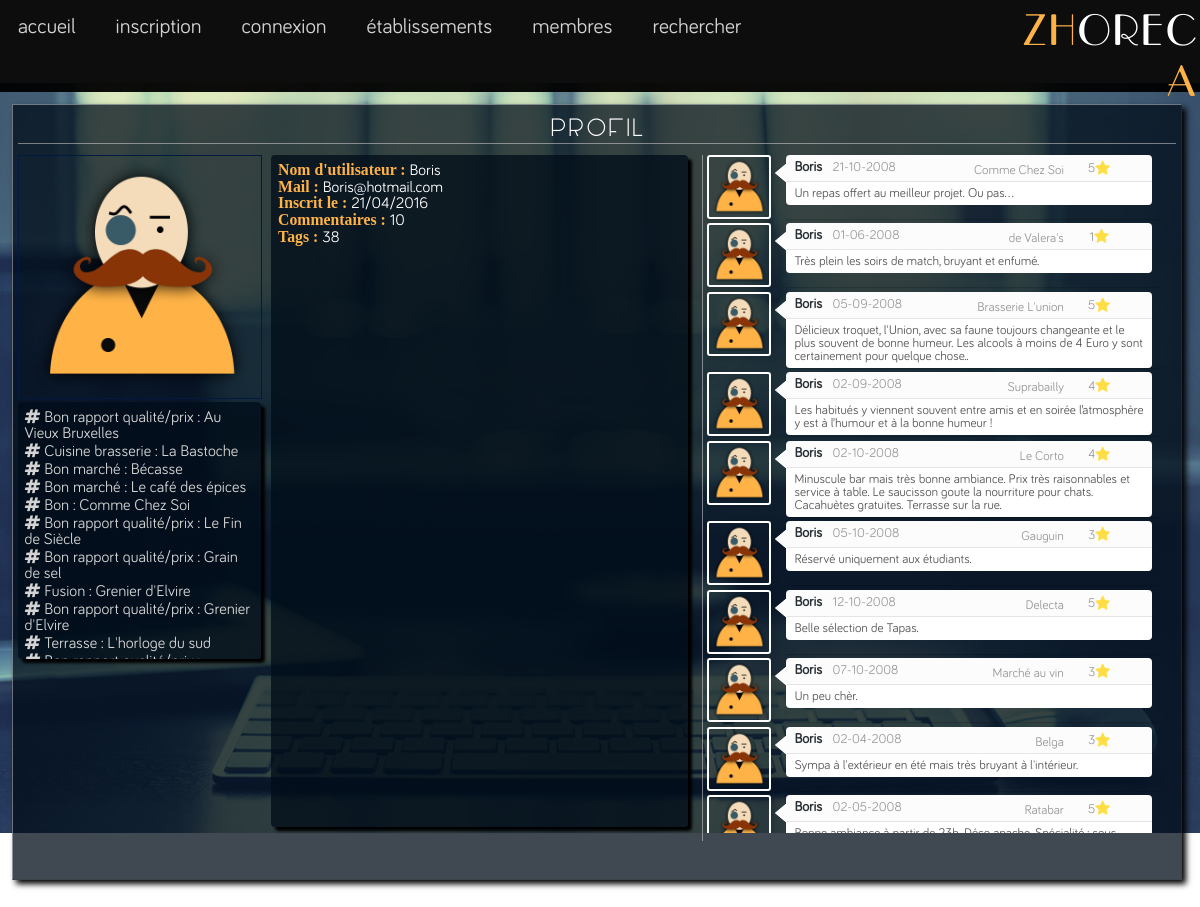
Screenshot of /fiche-membre.php?userID=2 with the database file from the repository.
### tables this page shows
CREATE TABLE `User` (
  `UserID` int(11) NOT NULL,
  `Nickname` varchar(30) NOT NULL,
  `Mail` varchar(50) NOT NULL,
  `Password` varchar(255) NOT NULL,
  `RegisterDate` date NOT NULL,
  `Pic` varchar(255) DEFAULT 'view/pic/dango.png'
);

CREATE TABLE `Tag` (
  `TagID` int(11) NOT NULL,
  `UserID` int(11) NOT NULL,
  `EstabID` int(11) NOT NULL,
  `Name` varchar(30) NOT NULL
);

CREATE TABLE `Establishment` (
  `EstabID` int(11) NOT NULL,
  `Name` varchar(30) NOT NULL,
  `AdStreet` varchar(30) NOT NULL,
  `AdNum` int(11) NOT NULL,
  `AdZip` int(11) NOT NULL,
  `AdCity` varchar(15) NOT NULL,
  `AdLongitude` float NOT NULL,
  `AdLatitude` float NOT NULL,
  `Tel` varchar(15) NOT NULL,
  `SiteLink` varchar(255) DEFAULT NULL,
  `CreationDate` date NOT NULL,
  `CreatorNickname` varchar(30) NOT NULL,
  `Pic` varchar(255) NOT NULL DEFAULT 'view/pic/house.jpg'
);

CREATE TABLE `Comment` (
  `CommentID` int(11) NOT NULL,
  `UserID` int(11) NOT NULL,
  `EstabID` int(11) NOT NULL,
  `ComDate` datetime NOT NULL,
  `ComScore` int(11) NOT NULL,
  `ComText` text NOT NULL,
  `Thumb` int(11) NOT NULL DEFAULT '0'
);

### controller/fiche-membre.php (called while the page is built, shortened)
<?php
include_once('model/class.Admin.php');
include_once('model/class.Tag.php');
include_once('model/class.Comment.php');
$comment = new Comment($db);
$tag = new Tag($db);
$user = new Admin($db);
if (isset($_GET['userID'])) {
	$ficheMembre = $user->getMembre($_GET['userID']);
	$ficheTag = $tag->getTagsMembre($_GET['userID']);
	$counterTag = $tag->getNumberTag($_GET['userID']);
	$ficheComment = $comment->getMembreComments($_GET['userID']);
	$counterComment = $comment->getNumberComment($_GET['userID']);
}
else {
	$error[] = "Erreur.";
}
include("view/fiche-membre.php");

### model/class.Admin.php (called while the page is built, shortened)
<?php
include_once('class.User.php');
class Admin extends User {
	public function __construct(PDO $db) {
		$this->db = $db;
	}
}

### model/class.User.php (called while the page is built, shortened)
<?php
class User
{
	protected $db;
	public function getMembre($userID) {
		$req = $this->db->prepare('SELECT * FROM User WHERE UserID=? ORDER BY UserID ');
		$req->execute(array($userID));
        $row = $req->fetch();
        return $row;
	}
}

### model/class.Tag.php (called while the page is built, shortened)
<?php
class Tag {
	protected $db;
	public function __construct(PDO $db) {
		$this->db = $db;
	}
	public function getTagsMembre ($userID) {
		$req = $this->db->prepare('SELECT t.Name tName, e.Name eName, e.EstabID eEstabID FROM Tag t, Establishment e, User u WHERE t.EstabID = e.EstabID AND t.UserID = u.UserID AND t.UserID = ? ORDER BY TagID DESC');
		$req->execute(array($userID));
        $rows = $req->fetchAll();
        return $rows;
	}
	public function getNumberTag($userID) {
		$req = $this->db->prepare('SELECT COUNT(TagID) as counter FROM Tag t, User u WHERE t.UserID = u.UserID AND t.UserID = ?');
		$req->execute(array($userID));
        $row = $req->fetch();
        return $row;
	}
}

### model/class.Comment.php (called while the page is built, shortened)
<?php
class Comment {
	protected $db;
	public function __construct(PDO $db) {
		$this->db = $db;
	}
	public function getMembreComments($userID) {
		$req = $this->db->prepare('SELECT * FROM Comment c WHERE c.UserID = ?  ORDER BY CommentID DESC');
		$req->execute(array($userID));
        $rows = $req->fetchAll();
        return $rows;
	}
	public function getEstabComment ($commentID) {
		$req = $this->db->prepare('SELECT * FROM Comment c, Establishment e WHERE c.EstabID = e.EstabID AND c.CommentID = ? ORDER BY CommentID DESC');
		$req->execute(array($commentID));
        $row = $req->fetch();
        return $row;
	}
	public function getNumberComment($userID) {
		$req = $this->db->prepare('SELECT COUNT(CommentID) as counter FROM Comment c, User u WHERE c.UserID = u.UserID AND c.UserID = ?');
		$req->execute(array($userID));
        $row = $req->fetch();
        return $row;
	}
}

### view/fiche-membre.php (the view, shortened to what this page needs)
<?php include("main-head.php");?>
<body>
    <?php include("main-header.php");?>
    <section class="s-etablissements">
        <article class="fiche-membre">
            <div class="a-header">
                <h2 class="titre">Profil</h2>
                <div class="fiche-container">
                    <div class="pictaginfos visit">
                        <div class="pictag">
                            <img src="<?php echo $ficheMembre['Pic']; ?>" />
                            <div class="tags visit">
                                <?php foreach ($ficheTag as $ftag) {?>
                                    <p class="poids">
                                        <a href="fiche-etabl.php?estabID=<?php echo $ftag['eEstabID'];?>">
                                        <i class="fa fa-hashtag"></i>
                                        <?php echo $ftag['tName'];?> <span>: <?php echo $ftag['eName'];?></span></a>
                                    </p>
                                <?php }?>
                            </div>
                        </div>
                        <div class="infos visit">
                            <ul style="font-size: 1.125em;">
                                <li><span>Nom d'utilisateur : </span><?php echo $ficheMembre['Nickname'];?></li>
                                <li><span>Mail : </span><?php echo $ficheMembre['Mail'];?></li>
                                <li><span>Inscrit le : </span><?php echo date('d/m/Y',strtotime($ficheMembre['RegisterDate']));?></li>
                                <li><span>Commentaires : </span><?php echo $counterComment['counter'];?></li>
                                <li><span>Tags : </span><?php echo $counterTag['counter'];?></li>
                            </ul>
                        </div>
                    </div>
                    <div class="comments">
                        <ul class="comments-list">
                            <?php foreach ($ficheComment as $fcomment) {
                                $estabComment = $comment->getEstabComment($fcomment['CommentID']);?>
                            <li>
                                <div class="comment-main-level">
                                    <div class="comment-avatar"><img src="<?php echo $ficheMembre['Pic']; ?>" alt=""></div>
                                    <div class="comment-box">
                                        <div class="comment-head">
                                            <h6 class="comment-name"><a href="fiche-membre.php?userID=<?php echo $ficheMembre['UserID'];?>"><?php echo $ficheMembre['Nickname'];?></a></h6>
                                            <span class="c-date"><?php echo date('d-m-Y',strtotime($fcomment['ComDate']))?></span>
                                            <a href="fiche-etabl.php?estabID=<?php echo $estabComment['EstabID']; ?>">
                                            <span><?php echo $estabComment['Name'];?></span></a>
                                            <div class="thumbs">
                                                <span><?php echo $fcomment['ComScore'];?></span>
                                                <i class="fa fa-star"></i>
                                            </div>
                                        </div>
                                        <div class="comment-content">
                                            <?php echo $fcomment['ComText'];?>
                                        </div>
                                    </div>
                                </div>
                            </li>
                            <?php }?>
                        </ul>
                    </div>
                </div>
            </article>
        </section>
    </body>
    </html>

### view/master.css (style rules this page uses)
* { white-space: -moz-pre-wrap; white-space: -webkit-pre-wrap; white-space: -pre-wrap; white-space: -o-pre-wrap; word-wrap: break-word; }
html, body { margin: 0; padding: 0; border: 0; }
body { font: 1em/1.25 Arial, Helvetica, sans-serif; }
h1, h2, h3, h4, h5, h6 { margin: 0; padding: 0; font-weight: normal; font-family: Arial, Helvetica, sans-serif; }
p, th, td, li, dd, dt, ul, ol, blockquote, q, acronym, abbr, a, input, select, textarea { margin: 0; padding: 0; }
a, a:link, a:visited, a:active, a:hover { text-decoration: underline; }
img { border: none; }
html, body, div, span, applet, object, iframe, h1, h2, h3, h4, h5, h6, p, blockquote, pre, a, abbr, acronym, address, big, cite, code, del, dfn, em, img, ins, kbd, q, s, samp, small, strike, strong, sub, sup, tt, var, b, u, i, center, dl, dt, dd, ol, ul, li, fieldset, form, label, legend, table, caption, tbody, tfoot, thead, tr, th, td, article, aside, canvas, details, embed, figure, figcaption, footer, header, hgroup, menu, nav, output, ruby, section, summary, time, mark, audio, video { margin: 0; padding: 0; border: 0; font-size: 100%; font: inherit; vertical-align: baseline; }
article, aside, details, figcaption, figure, footer, header, hgroup, menu, nav, section { display: block; }
body { line-height: 1; }
ol, ul { list-style: none; }

### rows the page displays
user: Pic (picture), Nickname "Boris", Mail "Boris@hotmail.com", RegisterDate "21/04/2016"
tag: Name "Bon rapport qualité/prix", EstabID.Name "Au Vieux Bruxelles"
tag: Name "Cuisine brasserie", EstabID.Name "La Bastoche"
tag: Name "Bon marché", EstabID.Name "Bécasse"
tag: Name "Bon marché", EstabID.Name "Le café des épices"
tag: Name "Bon", EstabID.Name "Comme Chez Soi"
tag: Name "Bon rapport qualité/prix", EstabID.Name "Le Fin de Siècle"
tag: Name "Bon rapport qualité/prix", EstabID.Name "Grain de sel"
tag: Name "Fusion", EstabID.Name "Grenier d'Elvire"
tag: Name "Bon rapport qualité/prix", EstabID.Name "Grenier d'Elvire"
tag: Name "Terrasse", EstabID.Name "L'horloge du sud"
comment: UserID.Pic (picture), UserID.Nickname "Boris", ComDate "21-10-2008", EstabID.Name "Comme Chez Soi", ComScore "5", ComText "Un repas offert au meilleur projet. Ou pas..."
comment: UserID.Pic (picture), UserID.Nickname "Boris", ComDate "01-06-2008", EstabID.Name "de Valera's", ComScore "1", ComText "Très plein les soirs de match, bruyant et enfumé."
comment: UserID.Pic (picture), UserID.Nickname "Boris", ComDate "05-09-2008", EstabID.Name "Brasserie L'union", ComScore "5", ComText "Délicieux troquet, l'Union, avec sa faune toujours changeante et le plus souvent de bonne humeur. Les alcools à moins de 4 Euro y sont certainement pour quelque chose.."
comment: UserID.Pic (picture), UserID.Nickname "Boris", ComDate "02-09-2008", EstabID.Name "Suprabailly", ComScore "4", ComText "Les habitués y viennent souvent entre amis et en soirée l’atmosphère y est à l’humour et à la bonne humeur !"
comment: UserID.Pic (picture), UserID.Nickname "Boris", ComDate "02-10-2008", EstabID.Name "Le Corto", ComScore "4", ComText "Minuscule bar mais très bonne ambiance. Prix très raisonnables et service à table. Le saucisson goute la nourriture pour chats. Cacahuètes gratuites. Terrasse sur la rue."
comment: UserID.Pic (picture), UserID.Nickname "Boris", ComDate "05-10-2008", EstabID.Name "Gauguin", ComScore "3", ComText "Réservé uniquement aux étudiants."
comment: UserID.Pic (picture), UserID.Nickname "Boris", ComDate "12-10-2008", EstabID.Name "Delecta", ComScore "5", ComText "Belle sélection de Tapas."
comment: UserID.Pic (picture), UserID.Nickname "Boris", ComDate "07-10-2008", EstabID.Name "Marché au vin", ComScore "3", ComText "Un peu chèr."
comment: UserID.Pic (picture), UserID.Nickname "Boris", ComDate "02-04-2008", EstabID.Name "Belga", ComScore "3", ComText "Sympa à l'extérieur en été mais très bruyant à l'intérieur."
comment: UserID.Pic (picture), UserID.Nickname "Boris", ComDate "02-05-2008", EstabID.Name "Ratabar", ComScore "5"

### other values shown
$counterComment['counter'] "10"
$counterTag['counter'] "38"
